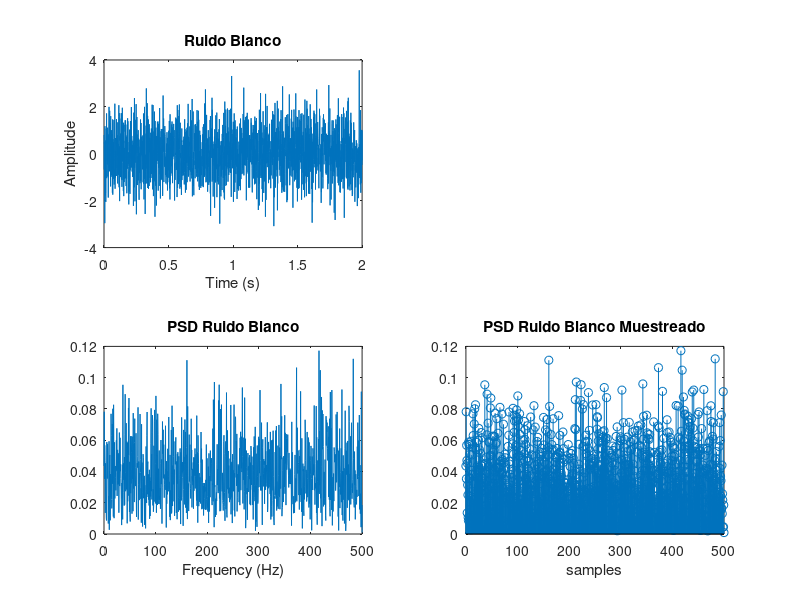
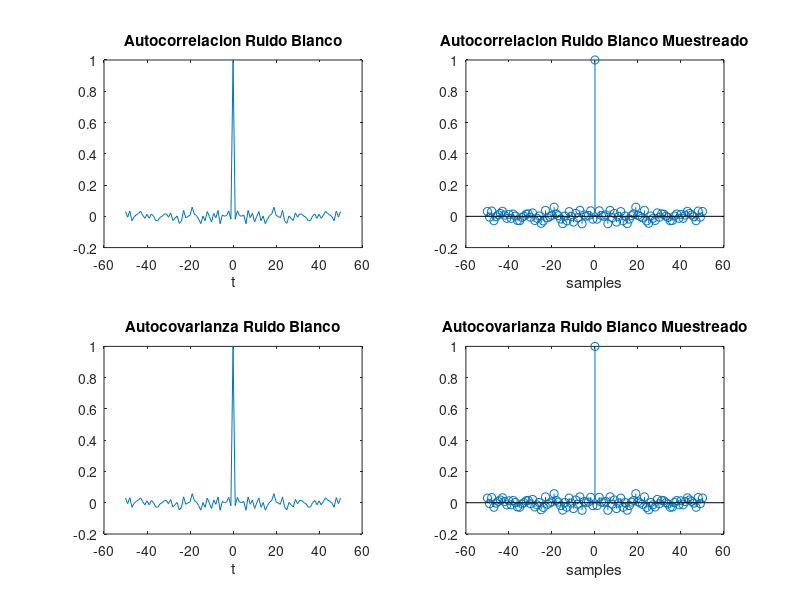
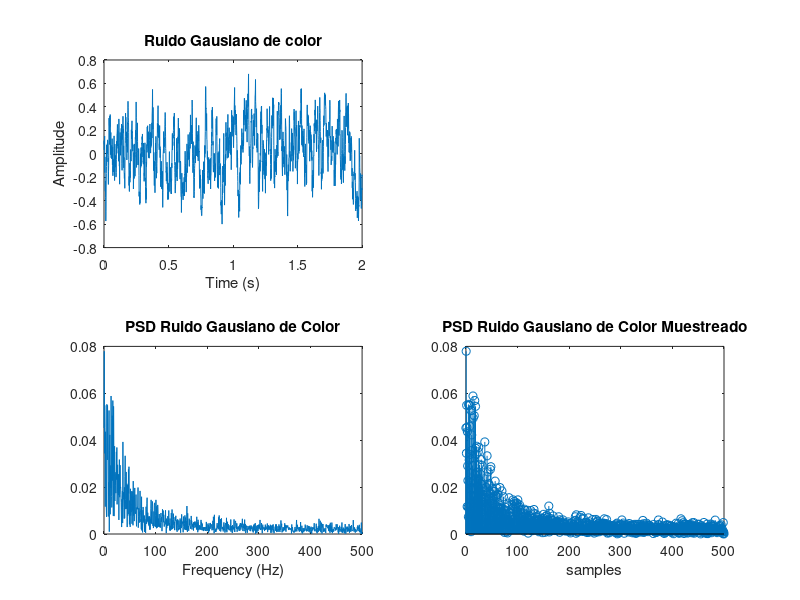
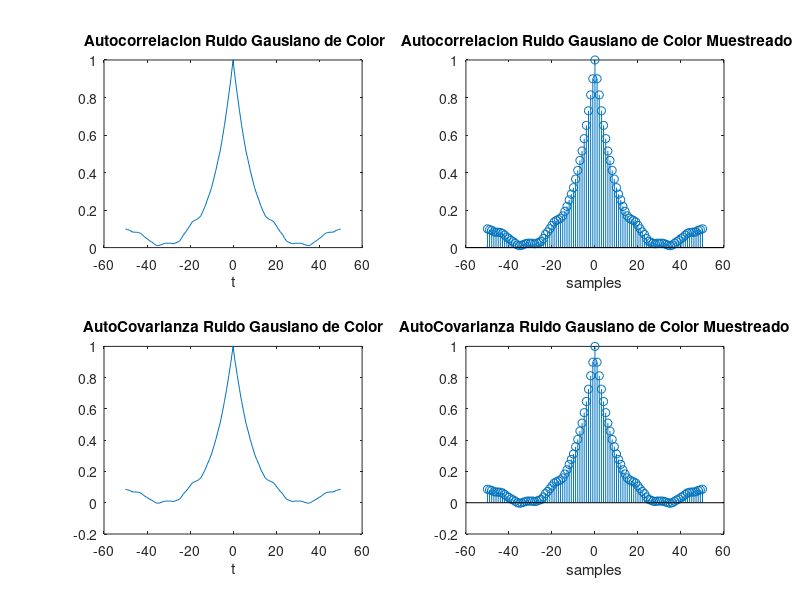

The MATLAB source for these figures, in order:
%
% Comunicaciones Digitales  
% Ruido Gausino de Color
% Autores: Flores Andres, Gomez Franklin, Otavalo David, Zaruma Samantha.
%
%
clc, clear all;
a = 0.9; % parametro para LPF 
L = 50; % Número de muestras utilizadas en el cálculo de covarianza automática
Fs = 1000; % sampling rate
Fc = 10; 
t = 0:1/Fs:2; % vector de tiempo
variance = 1; % Var de white noise

% Generate a dummy signal 
signal = 5*sin(2*pi*Fc*t);

% Gaussian White Noise with media cero and varianza 1
whiteNoise = sqrt(variance) * randn(1, length(signal));

% Calculo auto-correlacion 
[whiteNoiseCorr, lags] = xcorr(whiteNoise, L);

% Calculo auto-covariance 
[whiteNoiseCov, lags] = xcov(whiteNoise, L);

% ruido en el dominio de la frecuencia
NFFT = 2^nextpow2(length(whiteNoise));
whiteNoiseSpectrum = fft(whiteNoise, NFFT) / length(whiteNoise);
f = Fs / 2 * linspace(0, 1, NFFT/2 + 1);

% Ruido Gausino de Color 
x = whiteNoise;

% LPF 1er orden y(n) = a*y(n-1) + (1-a)*x(n)
% Fun. Trans. Fil. Y(Z) = X(Z)*(1-a)/(1-a*Z^-1)
[y, zf] = filter(1 - a, [1, -a], x);
coloredNoise = y;

% auto-correlacion Ruido Gausiano de Color
[coloredNoiseCorr, lags] = xcorr(coloredNoise, L);

% auto-covariance Ruido Gausiano de Color
[coloredNoiseCov, lags] = xcov(coloredNoise, L);

NFFT = 2^nextpow2(length(coloredNoise));
coloredNoiseSpectrum = fft(coloredNoise, NFFT) / length(coloredNoise);
f = Fs / 2 * linspace(0, 1, NFFT/2 + 1);

% Graficas Ruido Blanco
figure(1);
subplot(2, 2, 1);
plot(t, whiteNoise);
title('Ruido Blanco');
xlabel('Time (s)');
ylabel('Amplitude');

subplot(2, 2, 3);
plot(f, 2*abs(whiteNoiseSpectrum(1:NFFT/2 + 1)));
title('PSD Ruido Blanco');
xlabel('Frequency (Hz)');

subplot(2, 2, 4);
stem(f, 2*abs(whiteNoiseSpectrum(1:NFFT/2 + 1)))
title('PSD Ruido Blanco Muestreado');
xlabel('samples');


figure(2);
subplot(2, 2, 1);
plot(lags, whiteNoiseCorr / max(whiteNoiseCorr));
title('Autocorrelacion Ruido Blanco');
xlabel('t');
subplot(2, 2, 2);
stem(lags, whiteNoiseCorr / max(whiteNoiseCorr));
title('Autocorrelacion Ruido Blanco Muestreado');
xlabel('samples');
subplot(2, 2, 3);
plot(lags, whiteNoiseCov / max(whiteNoiseCov));
title('Autocovarianza Ruido Blanco');
xlabel('t');
subplot(2, 2, 4);
stem(lags, whiteNoiseCov / max(whiteNoiseCov));
title('Autocovarianza Ruido Blanco Muestreado');
xlabel('samples');

% Graficas Ruido Guasino de Color
figure(3);
subplot(2, 2, 1);
plot(t, coloredNoise);
title('Ruido Gausiano de color');
xlabel('Time (s)');
ylabel('Amplitude');

subplot(2, 2, 3);
plot(f, 2*abs(coloredNoiseSpectrum(1:NFFT/2 + 1)));
title('PSD Ruido Gausiano de Color');
xlabel('Frequency (Hz)');

subplot(2, 2, 4);
stem(f, 2*abs(coloredNoiseSpectrum(1:NFFT/2 + 1)))
title('PSD Ruido Gausiano de Color Muestreado');
xlabel('samples');

figure(4)
subplot(2, 2, 1);
plot(lags, coloredNoiseCorr / max(coloredNoiseCorr));
title(' Autocorrelacion Ruido Gausiano de Color');
xlabel('t');

subplot(2, 2, 2);
stem(lags, coloredNoiseCorr / max(coloredNoiseCorr));
title(' Autocorrelacion Ruido Gausiano de Color Muestreado');
xlabel('samples');

subplot(2, 2, 3);
plot(lags, coloredNoiseCov / max(coloredNoiseCov));
title('AutoCovarianza Ruido Gausiano de Color');
xlabel('t');

subplot(2, 2, 4);
stem(lags, coloredNoiseCov / max(coloredNoiseCov));
title('AutoCovarianza Ruido Gausiano de Color Muestreado');
xlabel('samples');







